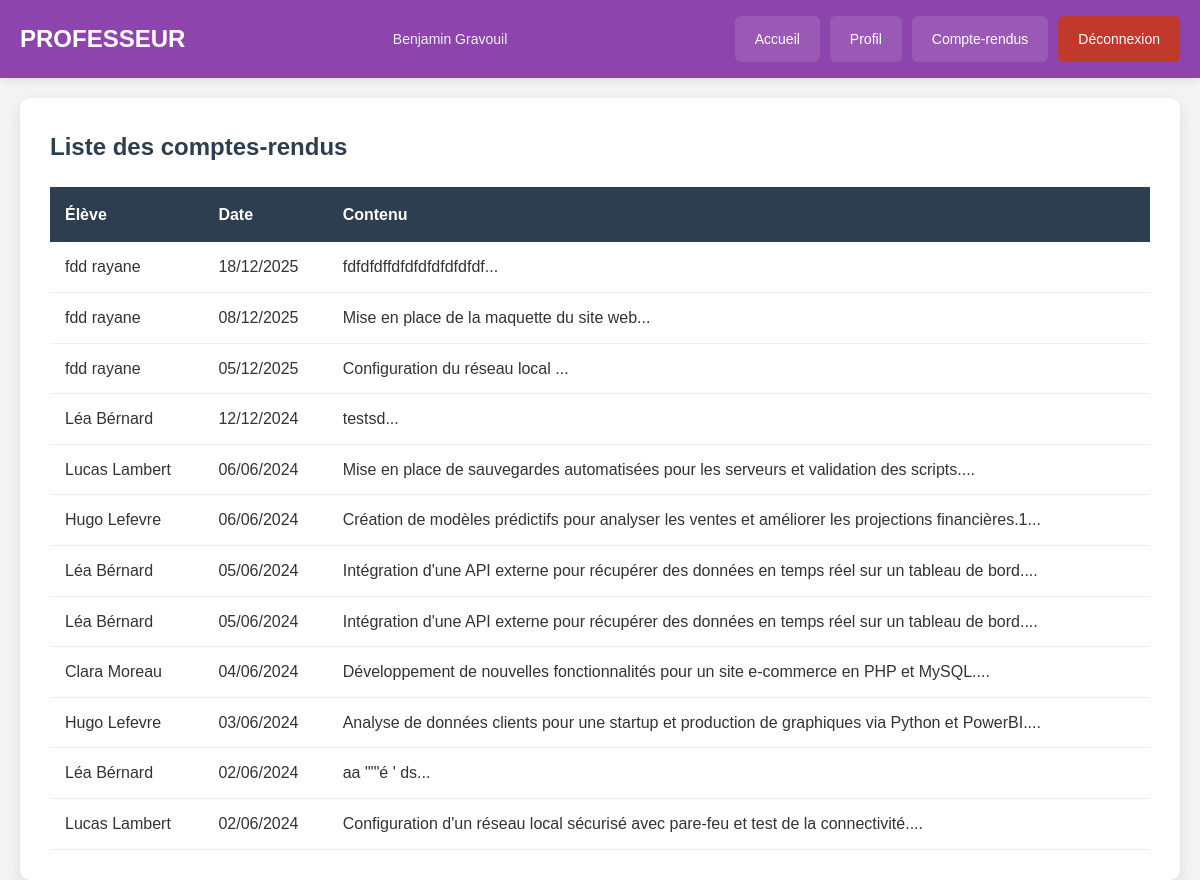
The page /cr.php (signed in) on the database its author committed.
### tables this page shows
CREATE TABLE `cr` (
  `num` bigint(20) NOT NULL,
  `date` date DEFAULT NULL,
  `description` text DEFAULT NULL,
  `vu` tinyint(1) DEFAULT NULL,
  `datetime` datetime DEFAULT NULL,
  `num_utilisateur` int(11) DEFAULT NULL
);

CREATE TABLE `utilisateur` (
  `num` int(10) NOT NULL,
  `nom` varchar(100) DEFAULT NULL,
  `prenom` varchar(100) DEFAULT NULL,
  `tel` int(20) DEFAULT NULL,
  `login` varchar(100) DEFAULT NULL,
  `motdepasse` varchar(100) DEFAULT NULL,
  `type` int(1) DEFAULT NULL,
  `email` varchar(100) DEFAULT NULL,
  `option` int(1) NOT NULL COMMENT '0 pour ELEVE; 1 pour PROF',
  `num_stage` int(10) DEFAULT NULL
);

### cr.php (the view, shortened to what this page needs)
<?php
include '_conf.php';
?>
<!DOCTYPE html>
<html lang="fr">
<head>
    <link rel="stylesheet" href="css/style.css">
    <link rel="stylesheet" href="css/menu.css">
    <link rel="stylesheet" href="css/tableau.css">
    <?php if($_SESSION["type"]==0): ?>
        <link rel="stylesheet" href="css/menueleve.css">
    <?php else: ?>
        <link rel="stylesheet" href="css/menuprof.css">
    <?php endif; ?>
</head>
<body>
    <?php if($_SESSION["type"]==0): ?>
        <?php include '_menuEleve.php'; ?>
    <?php else: ?>
        <?php include '_menuProf.php'; ?>
    <?php endif; ?>
    <div class="container">
        <div class="table-container">
            <h2>Liste des comptes-rendus</h2>
            <?php
            if ($_SESSION["type"] == 1) {
                $requete = "SELECT cr.*, utilisateur.prenom, utilisateur.nom FROM cr, utilisateur WHERE utilisateur.num = cr.num_utilisateur ORDER BY date DESC";
            } else {
                $id = $_SESSION["id"];
                $requete = "SELECT * FROM cr WHERE num_utilisateur = $id ORDER BY date DESC";
            }
            $connexion = mysqli_connect($serveurBDD, $userBDD, $mdpBDD, $nomBDD);
            $resultat = mysqli_query($connexion, $requete);
            if (mysqli_num_rows($resultat) > 0) {
                echo "<table class='data-table'>";
                echo "<thead>";
                echo "<tr>";
                if ($_SESSION["type"] == 1) {
                    echo "<th>Élève</th>";
                }
                echo "<th>Date</th>";
                echo "<th>Contenu</th>";
                echo "</tr>";
                echo "</thead>";
                echo "<tbody>";
                while($donnees = mysqli_fetch_assoc($resultat)) {
                    echo "<tr>";
                    if ($_SESSION["type"] == 1) {
                        echo "<td>" . $donnees['prenom'] . " " . $donnees['nom'] . "</td>";
                    }
                    echo "<td>" . date('d/m/Y', strtotime($donnees['date'])) . "</td>";
                    echo "<td>" . substr(stripslashes($donnees['description']), 0, 150) . "...</td>";
                    echo "</tr>";
                }
                echo "</tbody>";
                echo "</table>";
            }
            ?>
        </div>
    </div>
</body>
</html>

### _menuProf.php
<nav class="main-menu menu-prof">
    <div class="menu-container">
        <a href="accueil.php" class="menu-brand">PROFESSEUR</a>
        <div class="menu-user"><?php echo $_SESSION["prenom"] . " " . $_SESSION["nom"]; ?></div>
        <div class="menu-links">
            <a href="accueil.php" class="menu-link">Accueil</a>
            <a href="perso.php" class="menu-link">Profil</a>
            <a href="cr.php" class="menu-link">Compte-rendus</a>
            <a href="index.php?deco=1" class="menu-link logout">Déconnexion</a>
        </div>
    </div>
</nav>

### style.css (style rules this page uses)
* { margin: 0; padding: 0; box-sizing: border-box; }
body { font-family: Arial, sans-serif; background-color: #f4f4f4; color: #333; line-height: 1.6; }
.container { max-width: 1200px; margin: 0 auto; padding: 0 20px; }

### menu.css (style rules this page uses)
.main-menu { background: #2c3e50; padding: 0; box-shadow: 0 2px 10px rgba(0,0,0,0.1); position: sticky; top: 0; z-index: 1000; }
.menu-container { display: flex; justify-content: space-between; align-items: center; max-width: 1200px; margin: 0 auto; padding: 0 20px; }
.menu-brand { font-size: 24px; font-weight: 700; color: white; text-decoration: none; padding: 20px 0; display: flex; align-items: center; gap: 10px; }
.menu-user { color: #ecf0f1; font-size: 14px; margin-right: 20px; }
.menu-links { display: flex; gap: 10px; align-items: center; }
.menu-link { color: white; text-decoration: none; padding: 12px 20px; border-radius: 6px; font-size: 14px; font-weight: 500; transition: all 0.3s; display: flex; align-items: center; gap: 8px; }
.menu-link.logout { background: #e74c3c; }

### tableau.css (style rules this page uses)
.table-container { background: white; border-radius: 10px; padding: 30px; box-shadow: 0 5px 15px rgba(0,0,0,0.1); margin-top: 20px; overflow-x: auto; }
.table-container h2 { color: #2c3e50; margin-bottom: 20px; font-size: 24px; }
.data-table { width: 100%; border-collapse: collapse; margin-top: 20px; }
.data-table th { background: #2c3e50; color: white; padding: 15px; text-align: left; font-weight: 600; }
.data-table td { padding: 12px 15px; border-bottom: 1px solid #eee; }

### menuprof.css (style rules this page uses)
.menu-prof { background: #8e44ad !important; }
.menu-prof .menu-link { background: #9b59b6; }
.menu-prof .menu-link.logout { background: #c0392b; }

### rows shown on the page
cr: num_utilisateur.prenom "fdd", num_utilisateur.nom "rayane", date "18/12/2025", description "fdfdfdffdfdfdfdfdfdfdf"
cr: num_utilisateur.prenom "fdd", num_utilisateur.nom "rayane", date "08/12/2025", description "Mise en place de la maquette du site web"
cr: num_utilisateur.prenom "fdd", num_utilisateur.nom "rayane", date "05/12/2025", description "Configuration du réseau local"
cr: num_utilisateur.prenom "Léa", num_utilisateur.nom "Bérnard", date "12/12/2024", description "testsd"
cr: num_utilisateur.prenom "Lucas", num_utilisateur.nom "Lambert", date "06/06/2024", description "Mise en place de sauvegardes automatisées pour les serveurs et validation des scripts."
cr: num_utilisateur.prenom "Hugo", num_utilisateur.nom "Lefevre", date "06/06/2024", description "Création de modèles prédictifs pour analyser les ventes et améliorer les projections financières.1"
cr: num_utilisateur.prenom "Léa", num_utilisateur.nom "Bérnard", date "05/06/2024", description "Intégration d'une API externe pour récupérer des données en temps réel sur un tableau de bord."
cr: num_utilisateur.prenom "Léa", num_utilisateur.nom "Bérnard", date "05/06/2024", description "Intégration d'une API externe pour récupérer des données en temps réel sur un tableau de bord."
cr: num_utilisateur.prenom "Clara", num_utilisateur.nom "Moreau", date "04/06/2024", description "Développement de nouvelles fonctionnalités pour un site e-commerce en PHP et MySQL."
cr: num_utilisateur.prenom "Hugo", num_utilisateur.nom "Lefevre", date "03/06/2024", description "Analyse de données clients pour une startup et production de graphiques via Python et PowerBI."
cr: num_utilisateur.prenom "Léa", num_utilisateur.nom "Bérnard", date "02/06/2024", description "aa \"'\"é ' ds"
cr: num_utilisateur.prenom "Lucas", num_utilisateur.nom "Lambert", date "02/06/2024", description "Configuration d'un réseau local sécurisé avec pare-feu et test de la connectivité."

### other values the page prints
$_SESSION["prenom"] "Benjamin"
$_SESSION["nom"] "Gravouil"
